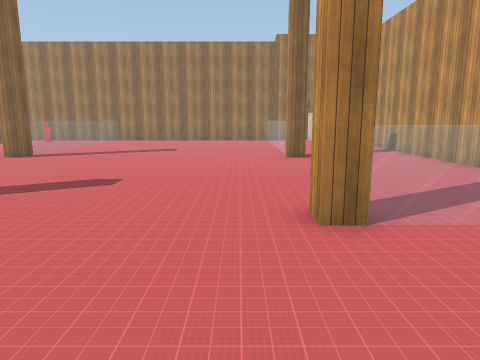
view 1 (above)

16 first-person views from a walk through a Unity game level. The camera is 1.5 m above the floor, tilts 10° down and sees 70° across. The floor is counted in squares, 1 m on a side. Each view is taken from the middle of a square. On the plan, view 1 faces up. The plan holds only what a view shows up to about 16 squares ahead; the rest is blank. The player is left out. Some animated figures are left out. Some surface patterns are stand-ins.

view 2
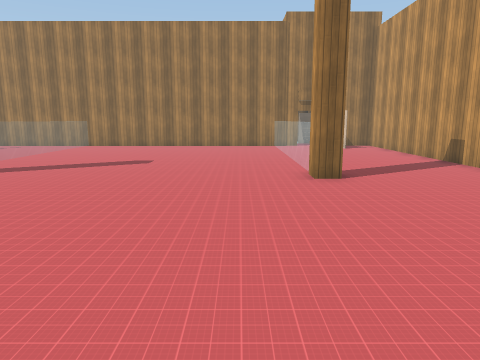

view 3
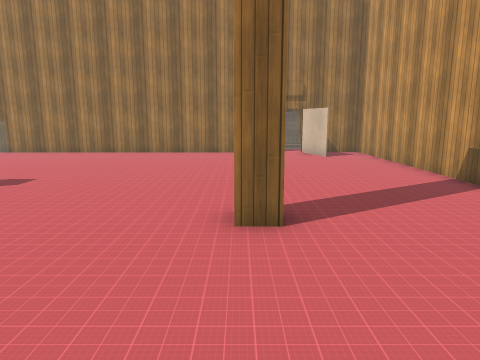

view 4
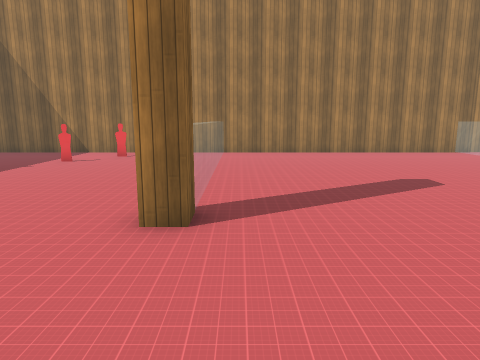

view 5
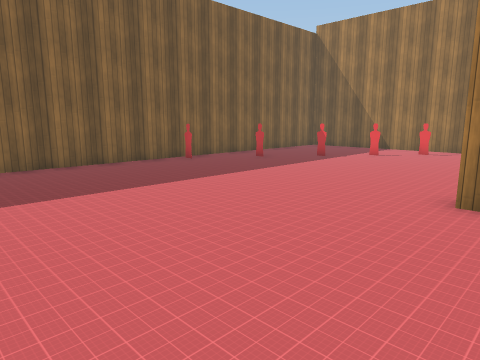

view 6
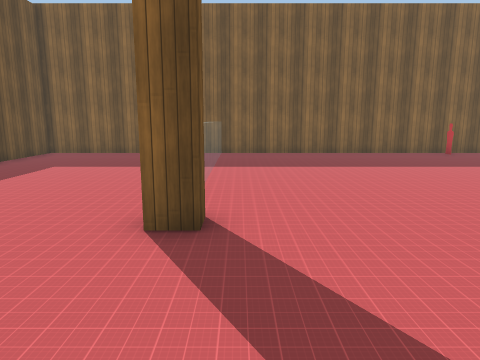

view 7
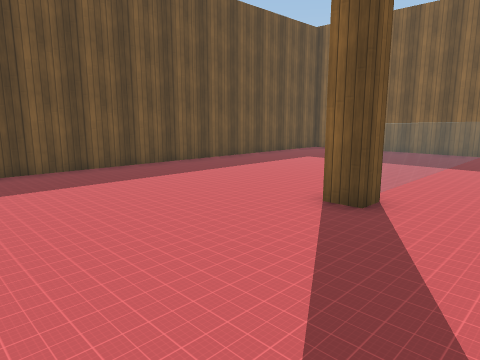

view 8
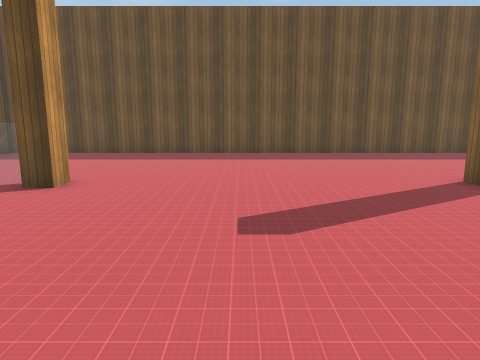

view 9
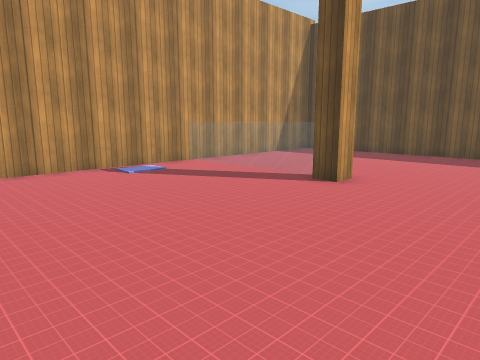

view 10
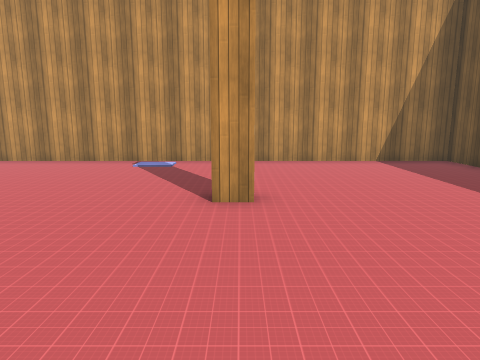

view 11
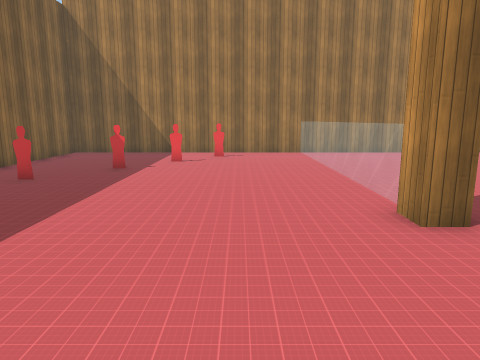

view 12
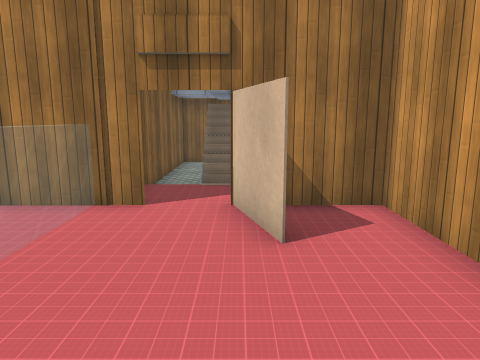

view 13
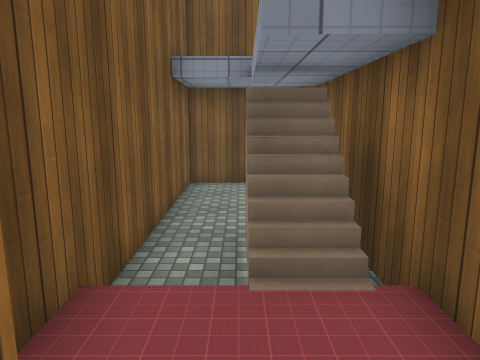

view 14
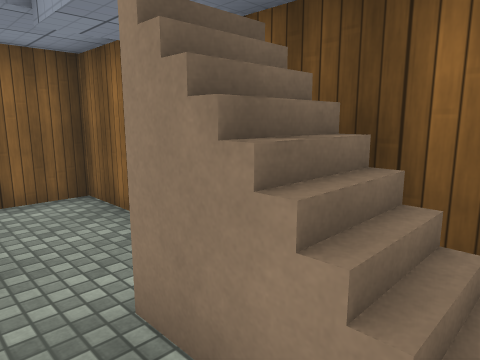

view 15
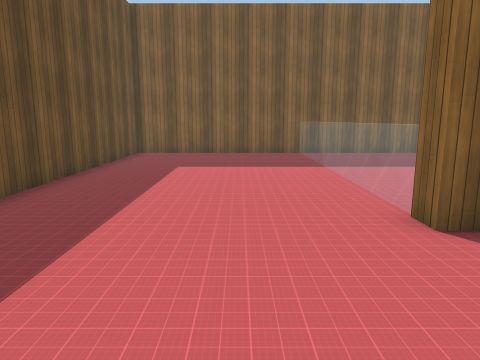

view 16
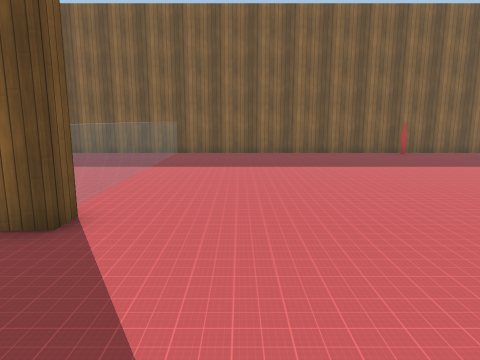

### Floor plan
Key: @ floor where view 1 was taken; # wall or solid block; . main floor; - floor 0.25 m lower than the main floor; / step, stairs or slope; = window, fence, low wall or low ledge; ^ raised ledge; O other object.
Columns run from 20 left of view 1 to 8 right of it. Each row starts with its distance up from view 1.
 34                       #####
 33                       #---#
 32                       #---#
 31                       #---#
 30                       #---#
 29                       #-###
 28                       #-###
 27                       #/=.#
 26                       #...#
 25 ###########=##########^#.####
 24 #..........=..........^..#..#
 23 #......O...=..........^..#..#
 22 #..........=..........^.....#
 21 #.....O....=..........^.....#
 20 #...O......=..........^.....#
 19 #..........=..........^.....#
 18 #..O.......=..........^.....#
 17 #..........=..........^.....#
 16 #..........=..........^.....#
 15 #O.........=..........^.....#
 14 #..........#..........#.....#
 13 #...........................#
 12 #...........................#
 11 #...........................#
 10 #...........................#
  9 #...........................#
  8 #...........................#
  7 #...........................#
  6 #...........................#
  5 #==========#..........======#
  4 #...........................#
  3 #...........................#
  2 #...........................#
  1 #...........................#
  0 #...................@.......#
 -1 #...........................#
 -2 #...........................#
 -3 #############################

Where each view was taken, in squares from view 1:
view 1: 0 up, 0 right, facing up
view 2: 5 up, 0 right, facing up
view 3: 9 up, 2 right, facing up
view 4: 9 up, 8 left, facing up
view 5: 7 up, 8 left, facing up-left
view 6: 6 up, 4 left, facing left
view 7: 8 up, 3 left, facing down-left
view 8: 13 up, 3 left, facing down
view 9: 13 up, 3 left, facing down-right
view 10: 5 up, 5 left, facing right
view 11: 9 up, 12 left, facing up
view 12: 19 up, 5 right, facing up
view 13: 24 up, 4 right, facing up
view 14: 27 up, 3 right, facing up-right
view 15: 2 up, 4 left, facing left
view 16: 8 up, 4 left, facing left
